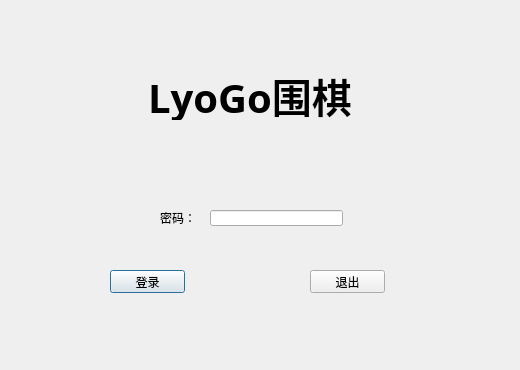
<?xml version="1.0" encoding="UTF-8"?>
<ui version="4.0">
 <class>login</class>
 <widget class="QDialog" name="login">
  <property name="geometry">
   <rect>
    <x>0</x>
    <y>0</y>
    <width>520</width>
    <height>370</height>
   </rect>
  </property>
  <property name="windowTitle">
   <string>Dialog</string>
  </property>
  <widget class="QLabel" name="label">
   <property name="geometry">
    <rect>
     <x>100</x>
     <y>70</y>
     <width>300</width>
     <height>50</height>
    </rect>
   </property>
   <property name="font">
    <font>
     <family>Algerian</family>
     <pointsize>30</pointsize>
     <weight>75</weight>
     <bold>true</bold>
    </font>
   </property>
   <property name="text">
    <string>LyoGo围棋</string>
   </property>
   <property name="alignment">
    <set>Qt::AlignCenter</set>
   </property>
  </widget>
  <widget class="QLineEdit" name="pwdLineEdit">
   <property name="geometry">
    <rect>
     <x>210</x>
     <y>210</y>
     <width>133</width>
     <height>16</height>
    </rect>
   </property>
   <property name="echoMode">
    <enum>QLineEdit::Password</enum>
   </property>
  </widget>
  <widget class="QLabel" name="label_2">
   <property name="geometry">
    <rect>
     <x>160</x>
     <y>210</y>
     <width>54</width>
     <height>16</height>
    </rect>
   </property>
   <property name="text">
    <string>密码：</string>
   </property>
  </widget>
  <widget class="QPushButton" name="loginBtn">
   <property name="geometry">
    <rect>
     <x>110</x>
     <y>270</y>
     <width>75</width>
     <height>23</height>
    </rect>
   </property>
   <property name="text">
    <string>登录</string>
   </property>
  </widget>
  <widget class="QPushButton" name="quitBtn">
   <property name="geometry">
    <rect>
     <x>310</x>
     <y>270</y>
     <width>75</width>
     <height>23</height>
    </rect>
   </property>
   <property name="text">
    <string>退出</string>
   </property>
  </widget>
 </widget>
 <resources/>
 <connections/>
</ui>
